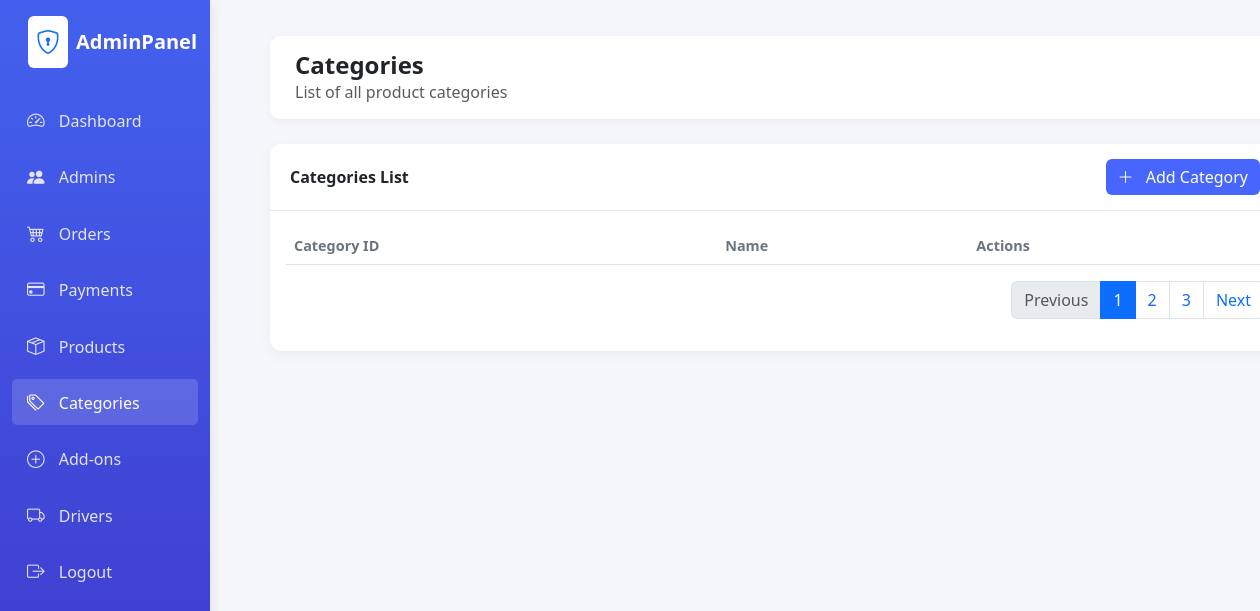
/admin/categories.php (signed in), run on an earlier commit of the app's database.
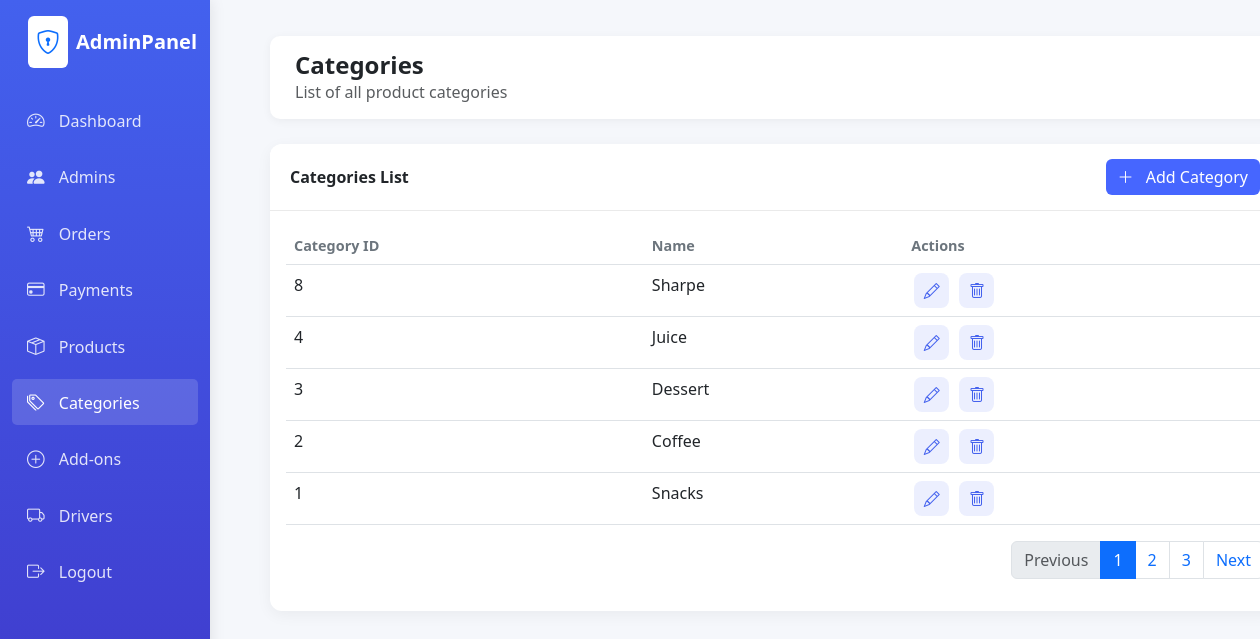
And on a later commit of the database.
### tables this page shows
CREATE TABLE `category` (
  `Category_ID` int(11) NOT NULL,
  `Category_Name` varchar(100) NOT NULL
);

### admin/classes/database.php (called while the page is built, shortened)
<?php
class database{
    function opencon() {
        return new PDO(
            'mysql:host=localhost;dbname=naitsa',
            'root',
            ''
        );
    }
    function getAllCategories() {
        $con = $this->opencon();
        $stmt = $con->prepare("SELECT * FROM category ORDER BY Category_ID DESC");
        $stmt->execute();
        return $stmt->fetchAll(PDO::FETCH_ASSOC);
    }
}

### admin/categories.php (the view, shortened to what this page needs)
<?php
require_once('classes/database.php');
$db = new database();
try {
    $categories = $db->getAllCategories();
} catch (PDOException $e) {
    $error = 'Database Error: ' . $e->getMessage();
    $categories = [];
}
?>
<!DOCTYPE html>
<html lang="en">
<head>
    <link href="https://cdn.jsdelivr.net/npm/bootstrap@5.3.0/dist/css/bootstrap.min.css" rel="stylesheet">
    <link rel="stylesheet" href="https://cdn.jsdelivr.net/npm/bootstrap-icons@1.10.0/font/bootstrap-icons.css">
    <link rel="stylesheet" href="assets/css/style.css">
</head>
<body class="dashboard-page">
    <div class="container-fluid">
        <div class="row">
            <div class="col-md-2 col-lg-2 d-md-block sidebar collapse" id="sidebarCollapse">
                <?php include 'sidebar.php'; ?>
            </div>
            <div class="col-md-10 col-lg-10 main-content">
                <div class="header d-flex justify-content-between align-items-center mt-3">
                    <div>
                        <h4 class="mb-0 fw-bold">Categories</h4>
                        <p class="mb-0 text-muted">List of all product categories</p>
                    </div>
                </div>
                <div class="card mt-3">
                    <div class="card-header d-flex justify-content-between align-items-center">
                        <span>Categories List</span>
                        <button class="btn btn-primary" data-bs-toggle="modal" data-bs-target="#addCategoryModal">
                            <i class="bi bi-plus-lg me-2"></i> Add Category
                        </button>
                    </div>
                    <div class="card-body">
                        <div class="table-responsive">
                            <table class="table table-hover">
                                <thead>
                                    <tr>
                                        <th>Category ID</th>
                                        <th>Name</th>
                                        <th>Actions</th>
                                    </tr>
                                </thead>
                                <tbody>
                                    <?php foreach ($categories as $category): ?>
                                    <tr>
                                        <td><?= htmlspecialchars($category['Category_ID']) ?></td>
                                        <td><?= htmlspecialchars($category['Category_Name']) ?></td>
                                        <td>
                                            <a href="#" class="action-btn edit-category-btn"
                                               data-category-id="<?= htmlspecialchars($category['Category_ID']) ?>"
                                               data-category-name="<?= htmlspecialchars($category['Category_Name']) ?>">
                                                <i class="bi bi-pencil"></i>
                                            </a>
                                            <a href="#" class="action-btn delete-category-btn"
                                               data-category-id="<?= htmlspecialchars($category['Category_ID']) ?>">
                                                <i class="bi bi-trash"></i>
                                            </a>
                                        </td>
                                    </tr>
                                    <?php endforeach; ?>
                                </tbody>
                            </table>
                        </div>
                        <nav>
                            <ul class="pagination justify-content-end">
                                <li class="page-item disabled">
                                    <a class="page-link" href="#" tabindex="-1">Previous</a>
                                </li>
                                <li class="page-item active"><a class="page-link" href="#">1</a></li>
                                <li class="page-item"><a class="page-link" href="#">2</a></li>
                                <li class="page-item"><a class="page-link" href="#">3</a></li>
                                <li class="page-item">
                                    <a class="page-link" href="#">Next</a>
                                </li>
                            </ul>
                        </nav>
                    </div>
                </div>
            </div>
        </div>
    </div>
</body>
</html>

What changed in the data, as far as the page shows it:
added category: Category_ID "8", Category_Name "Sharpe"
added category: Category_ID "4", Category_Name "Juice"
added category: Category_ID "3", Category_Name "Dessert"
added category: Category_ID "2", Category_Name "Coffee"
added category: Category_ID "1", Category_Name "Snacks"
